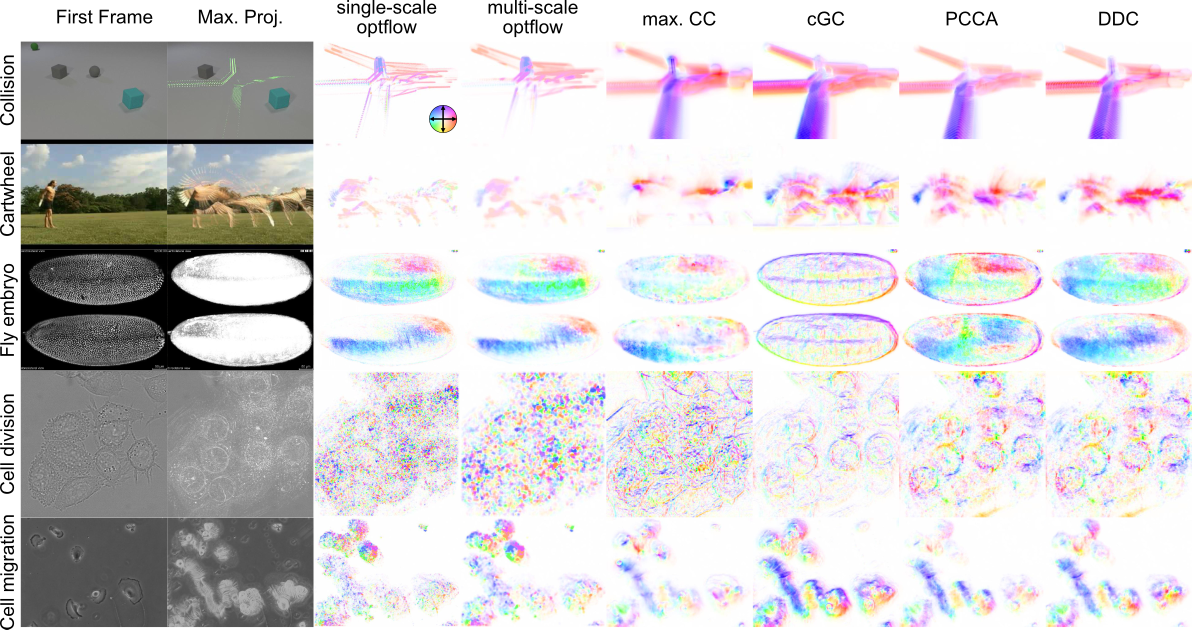
#> input picture Information_Flow/img/multi_example_flow.jpg, 2384 x 1259 px (shown at 1/2 size)
$ python -i dynamic_image.py   (imports and definitions only)
#> lines starting #> are read from the running program, lines starting #| are printed output that depends on the picture
# -*- coding: utf-8 -*-
"""
Created on Wed Sep 21 15:14:38 2022

@author: fyz11

Taken from
https://github.com/tcvrick/dynamic-images-for-action-recognition.git

"""

import cv2
import numpy as np


"""
Python implementation of technology discussed in 'Dynamic Image Networks for Action Recognition' by Bilen et al.
Their paper and GitHub can be found here: https://github.com/hbilen/dynamic-image-nets
"""

def get_dynamic_image(frames, normalized=True):
    """ Takes a list of frames and returns either a raw or normalized dynamic image."""
    num_channels = frames[0].shape[2]
    channel_frames = _get_channel_frames(frames, num_channels)
    channel_dynamic_images = [_compute_dynamic_image(channel) for channel in channel_frames]

    dynamic_image = cv2.merge(tuple(channel_dynamic_images))
    if normalized:
        dynamic_image = cv2.normalize(dynamic_image, None, 0, 255, norm_type=cv2.NORM_MINMAX)
        dynamic_image = dynamic_image.astype('uint8')

    return dynamic_image


def _get_channel_frames(iter_frames, num_channels):
    """ Takes a list of frames and returns a list of frame lists split by channel. """
    frames = [[] for channel in range(num_channels)]

    for frame in iter_frames:
        for channel_frames, channel in zip(frames, cv2.split(frame)):
            channel_frames.append(channel.reshape((*channel.shape[0:2], 1)))
    for i in range(len(frames)):
        frames[i] = np.array(frames[i])
    return frames


def _compute_dynamic_image(frames):
    """ Adapted from https://github.com/hbilen/dynamic-image-nets """
    num_frames, h, w, depth = frames.shape

    # Compute the coefficients for the frames.
    coefficients = np.zeros(num_frames)
    for n in range(num_frames):
        cumulative_indices = np.array(range(n, num_frames)) + 1
        coefficients[n] = np.sum(((2*cumulative_indices) - num_frames) / cumulative_indices)

    # Multiply by the frames by the coefficients and sum the result.
    x1 = np.expand_dims(frames, axis=0)
    x2 = np.reshape(coefficients, (num_frames, 1, 1, 1))
    result = x1 * x2
    return np.sum(result[0], axis=0).squeeze()

>>> import cv2
>>> picture = cv2.imread('../../../Information_Flow/img/multi_example_flow.jpg', cv2.IMREAD_GRAYSCALE)
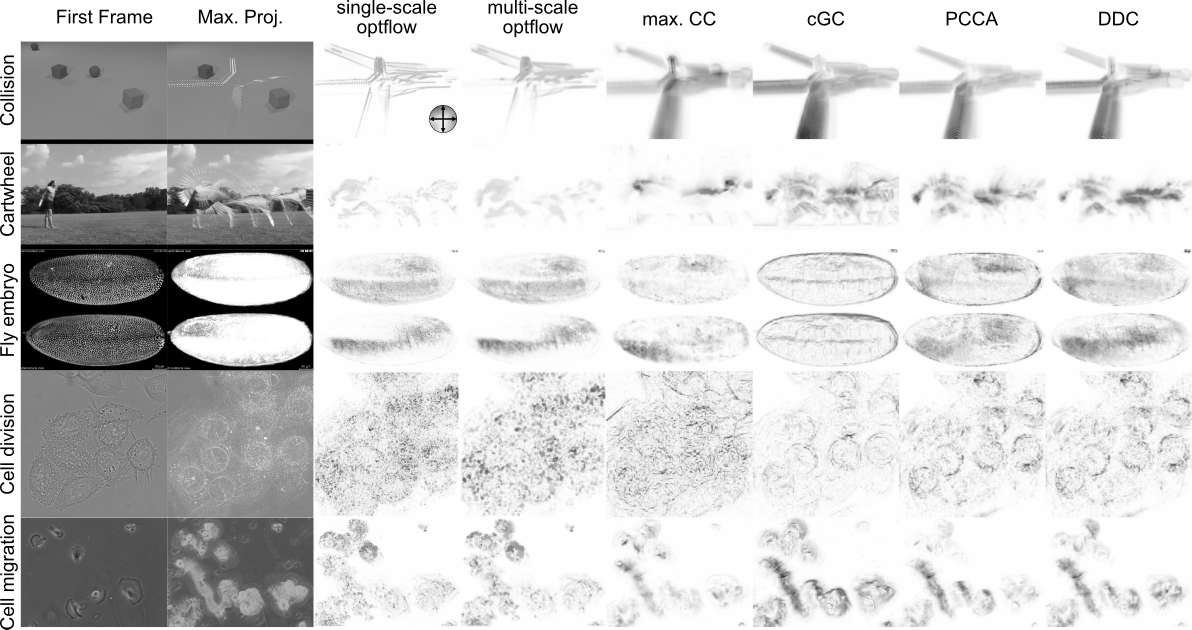
#> picture: shape (1259, 2384) (shown at 1/2 size); min 0, max 255, mean 212
>>> result = get_dynamic_image(picture)
#> (the run stopped early here; a loop or call above may not have finished)
